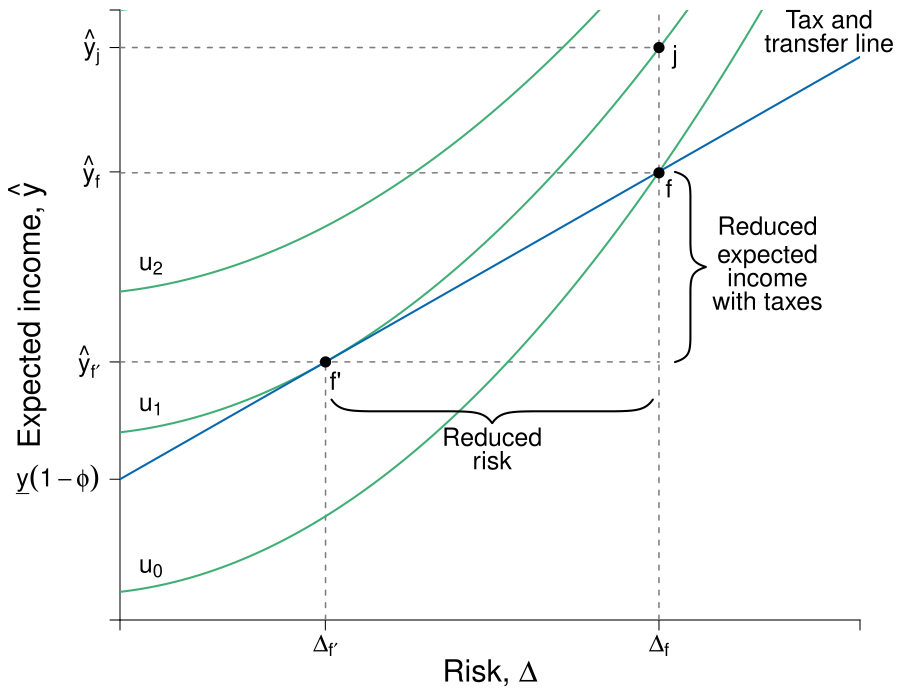

The script that saved this image:
#Graph Designer: Scott Cohn
#Authors: Bowles and Halliday
#Title: Coordination, Conflict and Competition: A Text in Microeconomics

require(shape)
library(pBrackets)
pdf(file = "risk/tax_transfers_initial.pdf", width = 9, height = 7)

# Set parameters for graphics
axislabelsize <- 1.8
labelsize <- 1.5
namesize <- 1.8
annotatesize <- 1.5
graphlinewidth <- 2
segmentlinewidth <- 1.5

COL <- c("#7fc97f", "#beaed4", "#fdc086", "#ffff99", "#386cb0", "#f0027f", "#bf5b17", "#666666")
COLA <- c("#e0f3db", "#99d8c9","#66c2a4","#41ae76", "#238b45", "#005824")
COLB <- c("#c6dbef", "#4eb3d3", "#2b8cbe", "#0868ac","#084081")
COLC <- c("#fcfbfd", "#efedf5", "#dadaeb", "#bcbddc", "#9e9ac8", "#807dba", "#6a51a3", "#54278f", "#3f007d")
grays <- gray.colors(25, start = 1, end = 0)

a <- c(2, 4, 6)
par(mar =  c(4, 6, .5, 2))
xlims <- c(0, 12)
ylims <- c(0, 13)

indiff <- function(g, intercept = 4, slope = 0.09){
  intercept + slope*g^2 + 0.15*g
}

insur <- function(g, intercept = 3, slope = 0.36){
  intercept  + slope*g
}

#Plot command 
plot(0, 0, xlim = xlims, ylim = ylims, 
     type = "n",
     xlab = expression(paste("")),
     ylab = expression(paste("")), 
     axes = FALSE,
     cex.lab = axislabelsize, 
     bty = "n", 
     xaxs = "i", 
     yaxs = "i"
)

#Customize ticks and labels for the plot

ticksy <- c(0, 3, 5.5, 9.55, 12.2, ylims[2])
ylabels <- c(NA, expression(paste(underline(y)(1 - phi))), expression(hat(y)[f*minute]), expression(hat(y)[f]), expression(hat(y)[j]), NA)
ticksx <- c(0, 3.33, 8.74, xlims[2])
xlabels <- c(NA, expression(Delta[f*minute]), expression(Delta[f]), NA)

axis(1, at = ticksx, pos = 0, labels = xlabels, cex.axis = labelsize)
axis(2, at = ticksy, pos = 0, labels = ylabels, las = 1, cex.axis = labelsize)
mtext(expression(paste("Risk, ", Delta)), side = 1, line = 2.5, cex = axislabelsize)
text(xlims[1] - 1.5, ylims[2] - 0.5*(ylims[2] - ylims[1]), expression(paste("Expected income, ", hat(y))), xpd = TRUE, cex = axislabelsize, srt = 90) 


npts <- 500 
xx1 <- seq(xlims[1], xlims[2], length.out = npts)

segments(8.74, 0, 8.74, 18, col = grays[20], lwd = segmentlinewidth, lty = 2)

#Segment to point f 
segments(0, 9.53, 8.74, 9.53, col = grays[20], lwd = segmentlinewidth, lty = 2)

#Segment to point f' 
segments(0, 5.5, 8.74, 5.5, col = grays[20], lwd = segmentlinewidth, lty = 2)
segments(3.333, 0, 3.333, 5.5, col = grays[20], lwd = segmentlinewidth, lty = 2)

#Segment to j
segments(0, 12.2, 8.74, 12.2, col = grays[20], lwd = segmentlinewidth, lty = 2)

lines(xx1, indiff(xx1, intercept = 0.6, slope = 0.1), col = COLA[4], lwd = graphlinewidth, lty = 1)
lines(xx1, indiff(xx1, intercept = 4, slope = 0.09), col = COLA[4], lwd = graphlinewidth, lty = 1)
lines(xx1, indiff(xx1, intercept = 7, slope = 0.08), col = COLA[4], lwd = graphlinewidth, lty = 1)
#lines(xx1, indiff(xx1, intercept = 9, slope = 0.075), col = COLA[4], lwd = graphlinewidth, lty = 1)
#lines(xx1, indiff(xx1, intercept = 9.2, slope = 0.08), col = COLA[4], lwd = graphlinewidth, lty = 1)
lines(xx1, indiff(xx1, intercept = 13, slope = 0.04), col = COLA[4], lwd = graphlinewidth, lty = 1)

#Insurance Lines
#Though points f' and f
lines(xx1, insur(xx1, slope = 0.75), col = COLB[4], lwd = graphlinewidth, lty = 1)
#lines(xx1, insur(xx1, slope = 1.28), col = COLB[4], lwd = graphlinewidth, lty = 1)
#lines(xx1, insur(xx1, slope = 1.49), col = COLB[4], lwd = graphlinewidth, lty = 1)
#lines(xx1, insur(xx1, slope = 1.638), col = COLB[4], lwd = graphlinewidth, lty = 1)
#lines(xx1, insur(xx1, slope = 1.559), col = COLB[4], lwd = graphlinewidth, lty = 1)
#Flat line
#lines(xx1, insur(xx1, slope = 0), col = COLB[4], lwd = graphlinewidth, lty = 1)

# Points

#points(8.74, 3, pch = 16, col = "black", cex = 1.5) # e
points(8.74, 9.53, pch = 16, col = "black", cex = 1.5) # f
#points(8.74, 14.187, pch = 16, col = "black", cex = 1.5) # g
points(8.74, 16.01, pch = 16, col = "black", cex = 1.5) # h
#points(8.74, 16.626, pch = 16, col = "black", cex = 1.5) # h
points(8.74, 17.367, pch = 16, col = "black", cex = 1.5) # i
points(3.333, 5.5, pch = 16, col = "black", cex = 1.5) # f'
#points(7, 11.97, pch = 16, col = "black", cex = 1.5) # g'
points(8.74, 12.2, pch = 16, col = "black", cex = 1.5) # j

# Points Labels

#text(9, 2.5, expression(e), cex = labelsize)
text(8.9, 9.2, expression(f), cex = labelsize)
#text(9, 13.65, expression(g), cex = labelsize)
text(9, 15.5, expression(h), cex = labelsize)
# text(9, 16.3, expression(d), cex = labelsize)
text(9, 17, expression(i), cex = labelsize)
text(9, 12.2 - 0.2, expression(j), cex = labelsize)
# text(9, 17.37, expression(e), cex = labelsize)
text(3.5, 5.1, expression(paste(f,"'")), cex = labelsize)
#text(7.25, 11.5, expression(paste(g,"'")), cex = labelsize)

# Label value functions

text(.5, 1.1, expression(u[0]), cex = labelsize)
text(.5, 4.55, expression(u[1]), cex = labelsize)
text(.5, 7.55, expression(u[2]), cex = labelsize)
# text(.5, 9.55, expression(u[3]), cex = labelsize) # if using u[3] w int = 9.2, 9.55 --> 9.75
# text(.5, 13.55, expression(u[4]), cex = labelsize)

#Label average wealth curve and indifference curves generally

text(10.5, 8.4, expression(paste("Reduced")), xpd = TRUE, cex = labelsize)
text(10.5, 7.75, expression(paste("expected")), xpd = TRUE, cex = labelsize)
text(10.5, 7.3, expression(paste("income")), xpd = TRUE, cex = labelsize)
text(10.5, 6.8, expression(paste("with taxes")), xpd = TRUE, cex = labelsize)

# Bracket
brackets(x1 = 9, y1 = indiff(8.74, intercept = 0.6, slope = 0.1), 
         x2 = 9, y2 = indiff(3.33, intercept = 4, slope = 0.09),  ticks = 0.5, curvature = 0.5, type = 1, 
         col = "black", lwd = 2, lty = 1, h = 0.5, xpd = TRUE)

# Reduced risk (delta)
brackets(x1 = 8.74 - 0.1, y1 = indiff(3.33, intercept = 4, slope = 0.09) - 0.8, 
         x2 = 3.33 + 0.1, y2 = indiff(3.33, intercept = 4, slope = 0.09) - 0.8,  ticks = 0.5, curvature = 0.5, type = 1, 
         col = "black", lwd = 2, lty = 1, h = 0.5, xpd = TRUE)

text(3.33 + (8.74-3.33)/2, 3.9, expression(paste("Reduced")), xpd = TRUE, cex = labelsize)
text(3.33 + (8.74-3.33)/2, 3.4, expression(paste("risk")), xpd = TRUE, cex = labelsize)
#text(5.41, 7, expression(paste("income")), xpd = TRUE, cex = labelsize)


# Tax and transfer line
text(11.5, 12.8, expression(paste("Tax and")), xpd = TRUE, cex = labelsize)
text(11.5, 12.3, expression(paste("transfer line")), xpd = TRUE, cex = labelsize)


dev.off()
